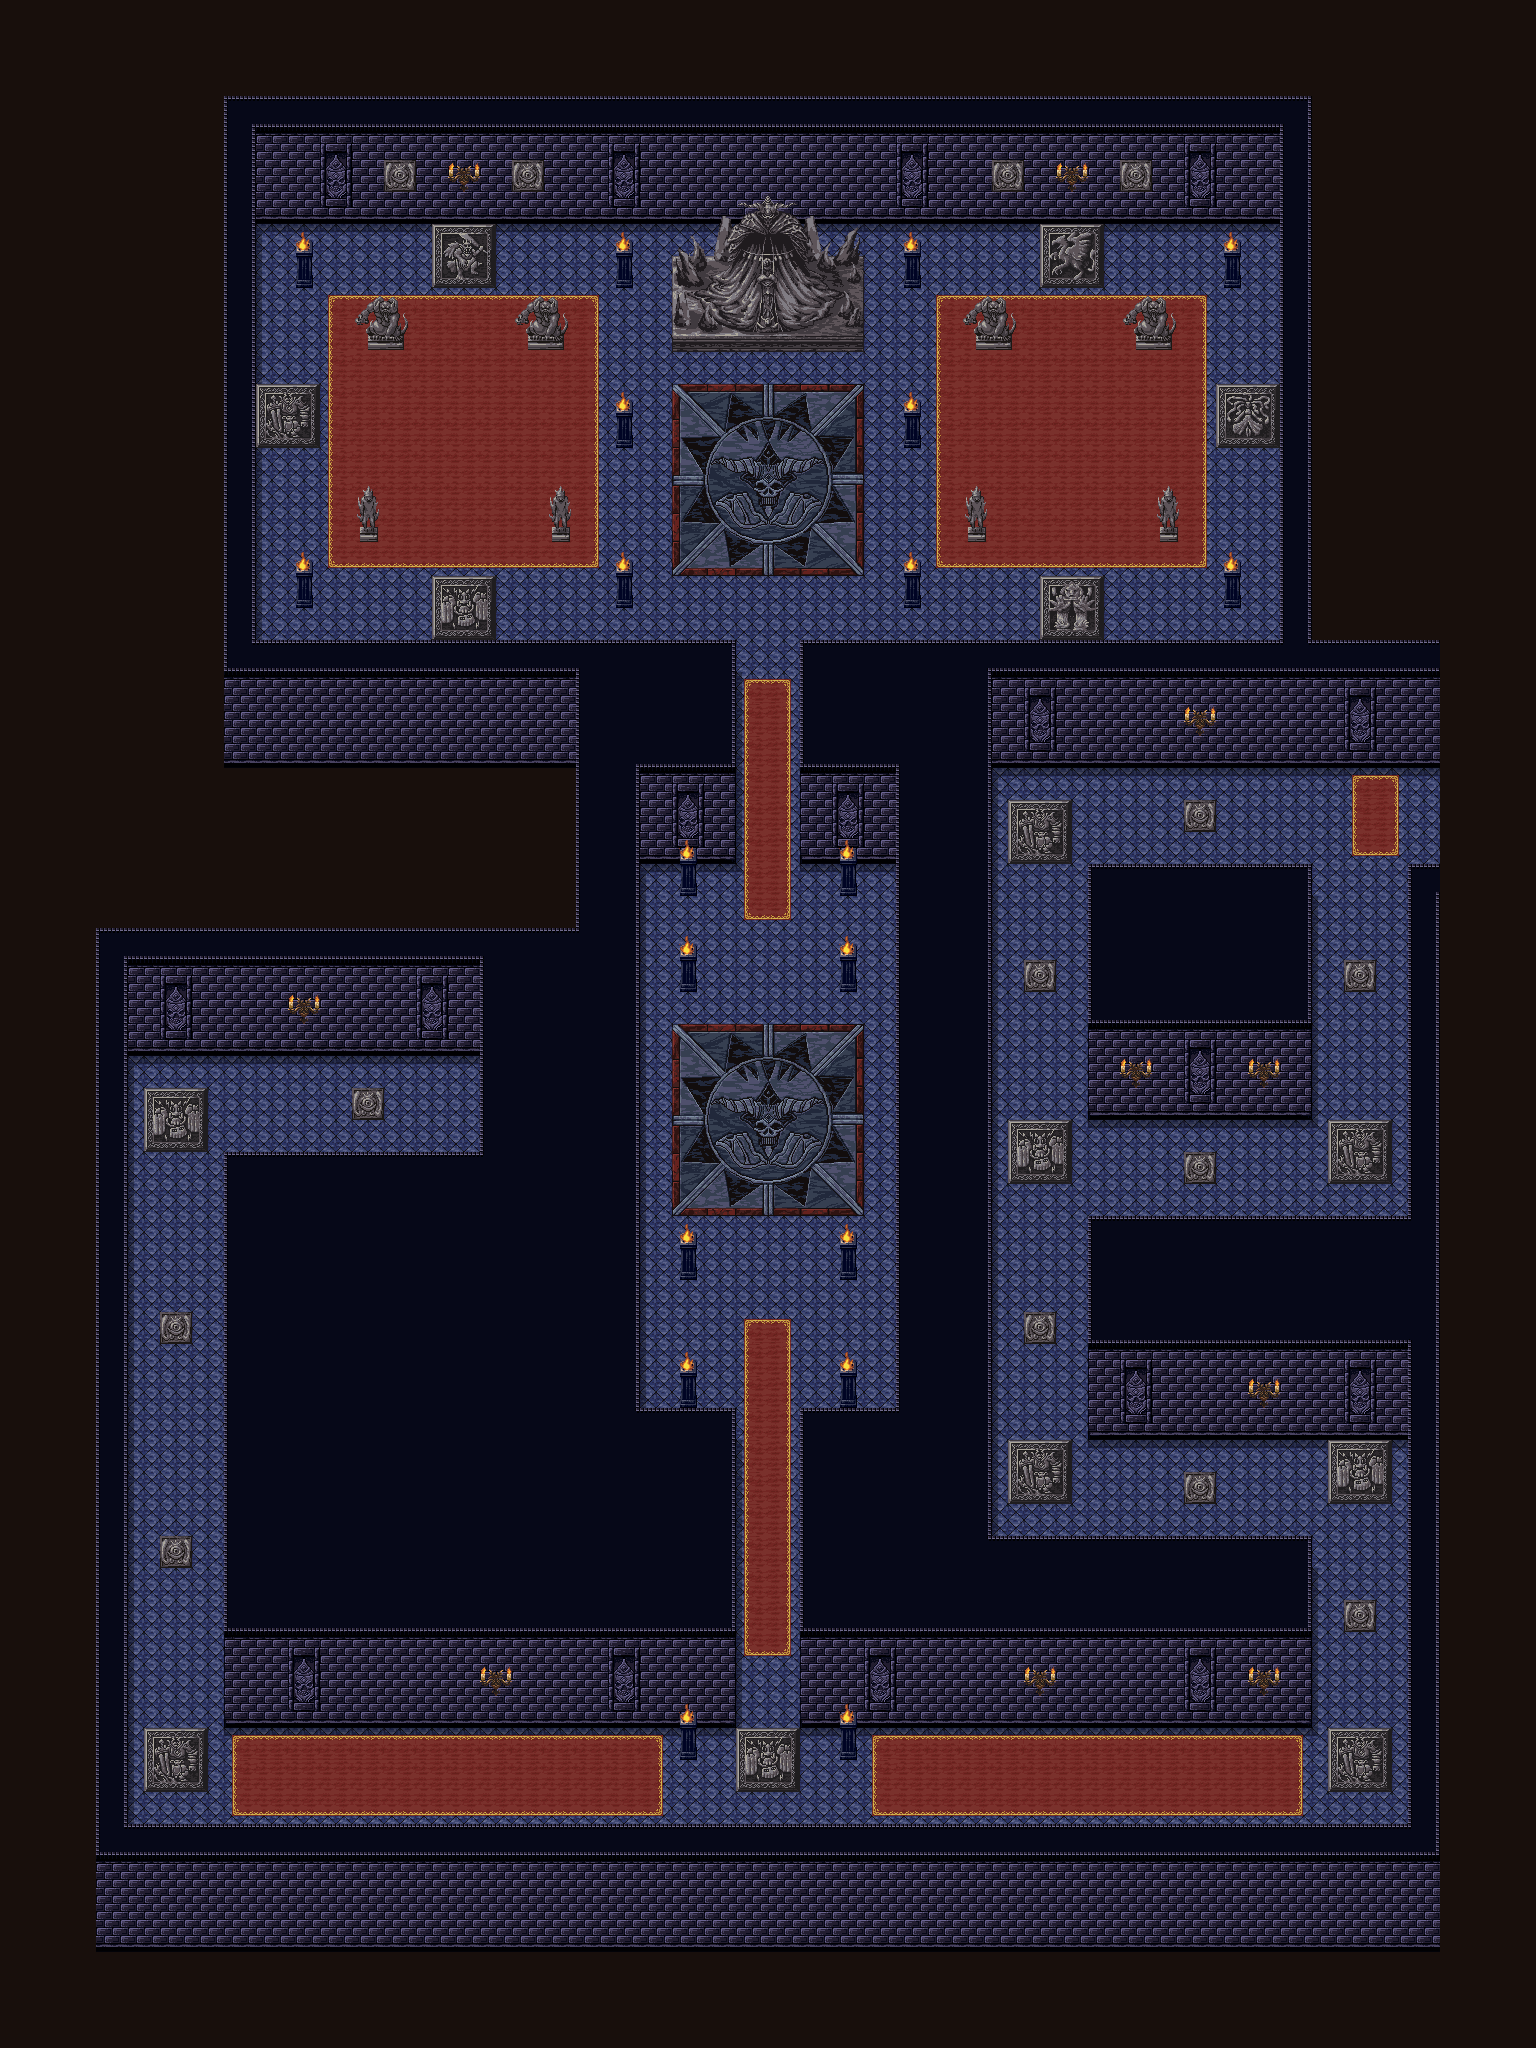

Rendered tile map (Tiled .tmx) drawn with the repository's tilesets; below, a short description and the map source with its tile grids summarised:
An orthogonal 48x64 tile map with 32x32 px tiles, 9 tile layers (floor, shadow, wall, dirt, ...), 1 hidden layer not drawn and 2 objects (TreasureChest, Encounter).

<map version="1.10" tiledversion="1.10.1" orientation="orthogonal" renderorder="right-down" width="48" height="64" tilewidth="32" tileheight="32" infinite="0" nextlayerid="18" nextobjectid="3">
 <tileset firstgid="1" source="../39,40_tsx/39,40_maptip.tsx" />
 <layer id="1" name="floor" width="48" height="64">
  <data>[3072 cells, 3072 non-empty, 37 distinct tile ids]</data>
 </layer>
 <objectgroup id="17" name="TreasureChest_1">
  <object id="2" type="TreasureChest" x="401.927" y="1071.04" width="35.397" height="35.397">
   <properties>
    <property name="TreasureId" type="int" value="24" />
    <property name="unity:IsTrigger" type="bool" value="false" />
   </properties>
  </object>
 </objectgroup>
 <layer id="5" name="shadow" width="48" height="64">
  <data>[3072 cells, 217 non-empty, 4 distinct tile ids]</data>
 </layer>
 <layer id="3" name="wall" width="48" height="64">
  <data>[3072 cells, 1209 non-empty, 36 distinct tile ids]</data>
 </layer>
 <layer id="12" name="dirt" width="48" height="64">
  <data>[3072 cells, 0 non-empty, 0 distinct tile ids]</data>
 </layer>
 <layer id="15" name="objects-3" width="48" height="64">
  <data>[3072 cells, 304 non-empty, 10 distinct tile ids]</data>
 </layer>
 <layer id="10" name="objects-2" width="48" height="64">
  <data>[3072 cells, 138 non-empty, 59 distinct tile ids]</data>
 </layer>
 <layer id="8" name="chara" width="48" height="64">
  <data>[3072 cells, 0 non-empty, 0 distinct tile ids]</data>
 </layer>
 <layer id="9" name="objects-1" width="48" height="64">
  <data>[3072 cells, 48 non-empty, 20 distinct tile ids]</data>
 </layer>
 <layer id="14" name="item" width="48" height="64" visible="0">
  <data>[3072 cells, 6 non-empty, 1 distinct tile ids]</data>
 </layer>
 <layer id="2" name="flame" width="48" height="64">
  <data>[3072 cells, 863 non-empty, 1 distinct tile ids]</data>
 </layer>
 <objectgroup id="16" name="EncounterArea">
  <object id="1" type="Encounter" x="16" y="16" width="1504" height="2016">
   <properties>
    <property name="EncounterId" value="encounter_darkcastle_11" />
    <property name="unity:IsTrigger" type="bool" value="true" />
   </properties>
  </object>
 </objectgroup>
</map>
